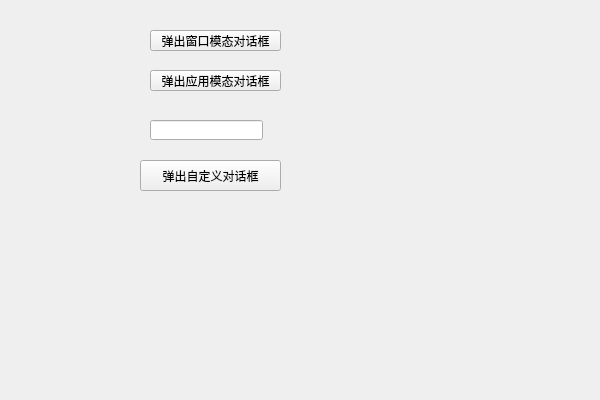
<?xml version="1.0" encoding="UTF-8"?>
<ui version="4.0">
 <class>myQDialogClass</class>
 <widget class="QWidget" name="myQDialogClass">
  <property name="geometry">
   <rect>
    <x>0</x>
    <y>0</y>
    <width>600</width>
    <height>400</height>
   </rect>
  </property>
  <property name="windowTitle">
   <string>myQDialog</string>
  </property>
  <widget class="QPushButton" name="btnWindow">
   <property name="geometry">
    <rect>
     <x>150</x>
     <y>30</y>
     <width>131</width>
     <height>21</height>
    </rect>
   </property>
   <property name="text">
    <string>弹出窗口模态对话框</string>
   </property>
  </widget>
  <widget class="QPushButton" name="btnApp">
   <property name="geometry">
    <rect>
     <x>150</x>
     <y>70</y>
     <width>131</width>
     <height>21</height>
    </rect>
   </property>
   <property name="text">
    <string>弹出应用模态对话框</string>
   </property>
  </widget>
  <widget class="QLineEdit" name="lineEdit">
   <property name="geometry">
    <rect>
     <x>150</x>
     <y>120</y>
     <width>113</width>
     <height>20</height>
    </rect>
   </property>
  </widget>
  <widget class="QPushButton" name="btnCustom">
   <property name="geometry">
    <rect>
     <x>140</x>
     <y>160</y>
     <width>141</width>
     <height>31</height>
    </rect>
   </property>
   <property name="text">
    <string>弹出自定义对话框</string>
   </property>
  </widget>
 </widget>
 <layoutdefault spacing="6" margin="11"/>
 <resources>
  <include location="myQDialog.qrc"/>
 </resources>
 <connections/>
</ui>
